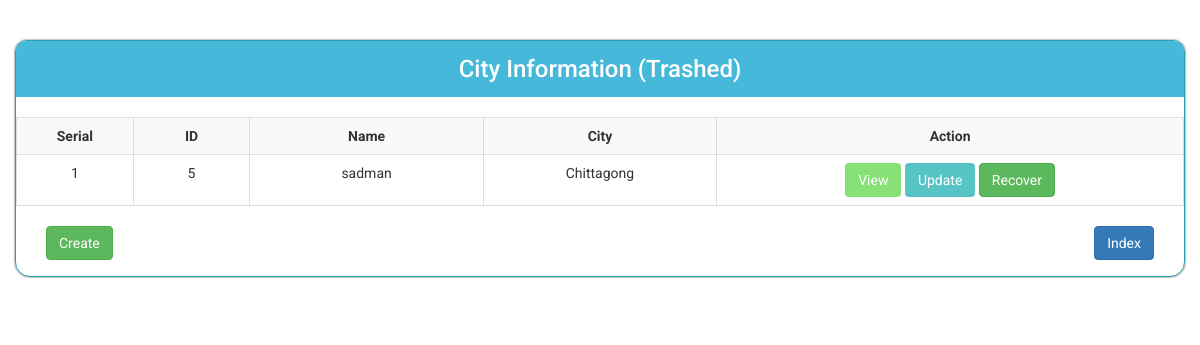
The app's page /views/SEID167636/City/trashed.php with its own data.
### tables this page shows
CREATE TABLE `city` (
  `id` int(11) NOT NULL,
  `name` varchar(100) NOT NULL,
  `city_name` varchar(100) NOT NULL,
  `is_trashed` varchar(255) NOT NULL DEFAULT 'no'
);

### src/SEID167636/Model/Database.php (called while the page is built, shortened)
<?php
class Database
{
    public function __construct()
    {
        try {
            $this->DBH = new PDO("mysql:host=localhost;dbname=rakib_167636_b59_atomic_project", "root", "");
        } catch (PDOException $error) {
            echo $error->getMessage();
        }
    }
}

### src/SEID167636/City/City.php (called while the page is built, shortened)
<?php
class City extends Database
{
    public function trashed()
    {
        $sqlQuery = "SELECT * FROM city WHERE is_trashed != 'no';";
        $STH = $this->DBH->query($sqlQuery);
        $STH->setFetchMode(PDO::FETCH_OBJ);
        $allData = $STH->fetchAll();
        return $allData;
    }
}

### views/SEID167636/City/trashed.php (the view, shortened to what this page needs)
<?php
$objCity = new \App\City\City();
$allData = $objCity->trashed();
?>
<!doctype html>
<html lang="en">
<head>
    <link rel="stylesheet" href="../../../resources/bootstrap/css/bootstrap.min.css">
    <link rel="stylesheet" href="../../../resources/index_style.css">
</head>
<body>
<div class="container">
    <div class="main">
        <div>
            <h3>City Information (Trashed)</h3>
            <br>
        </div>
        <table class="table table-bordered table-striped text-center">
            <tr>
                <th class="text-center">Serial</th>
                <th class="text-center">ID</th>
                <th class="text-center">Name</th>
                <th class="text-center">City</th>
                <th class="text-center">Action</th>
            </tr>
            <?php
            $serial = 1;
            foreach ($allData as $record) { ?>
                <tr>
                    <td width="10%"><?php echo $serial++; ?></td>
                    <td width="10%"><?php echo $record->id; ?></td>
                    <td width="20%"><?php echo $record->name; ?></td>
                    <td width="20%"><?php echo $record->city_name; ?></td>
                    <td>
                        <a href="view.php?id=<?php echo $record->id;?>">
                            <button class="btn view">View</button>
                        </a>
                        <a href="edit.php?id=<?php echo $record->id;?>">
                            <button class="btn update">Update</button>
                        </a>
                        <a href="recover.php?id=<?php echo $record->id;?>">
                            <button class="btn btn-success">Recover</button>
                        </a>
                    </td>
                </tr>
            <?php } ?>
        </table>
        <a href="create.php">
            <button class="btn btn-success pull-left create">Create</button>
        </a>
        <a href="index.php">
            <button class="btn btn-primary pull-right index">Index</button>
        </a>
    </div>
</div>
</body>
</html>

### resources/index_style.css (style rules this page uses)
body { font-family: "Roboto", sans-serif; }
.container { width: 1200px; }
.main { margin: 40px auto; border: 1px solid #2a9fb4; padding: 0 0 50px 0; box-shadow: 0 0 2px; border-radius: 12px 12px 15px 15px; }
.create { margin-left: 30px; }
.index { margin-right: 30px; }
.view { background-color: #87e176; color: white; transition-duration: .4s; }
.update { background-color: #56C4C5; color: white; transition-duration: .4s; }
h3 { margin: auto; text-align: center; background-color: #46b8da; padding: 15px 0; border-radius: 10px 10px 0 0; color: white; }
a { text-decoration: none !important; }
.btn-success { transition-duration: .4s; }
.btn-primary { transition-duration: .4s; }

### records on screen
city: id "5", name "sadman", city_name "Chittagong"
